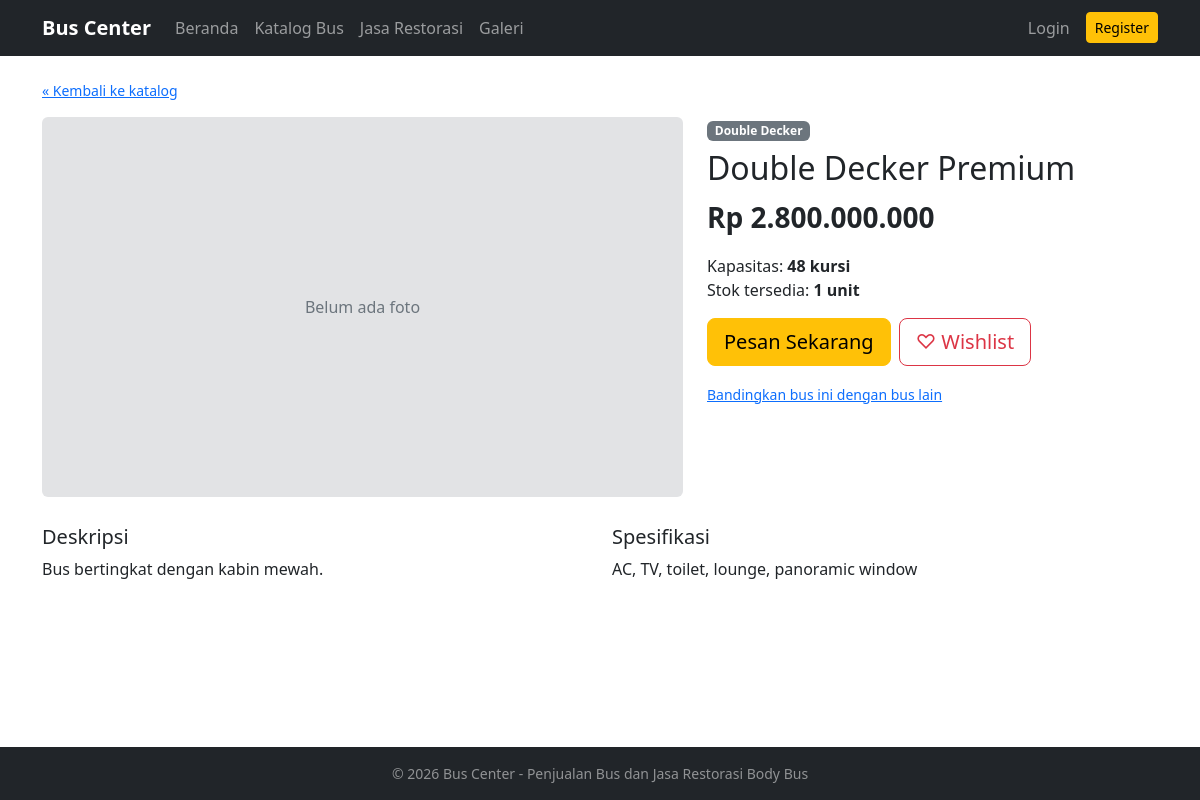
Page /pages/detail.php?id=4 on the committed database.
### tables this page shows
CREATE TABLE bus (
  id            INT AUTO_INCREMENT PRIMARY KEY,
  kategori_id   INT NOT NULL,
  nama          VARCHAR(100) NOT NULL,
  harga         DECIMAL(15,2) NOT NULL,
  kapasitas     INT NOT NULL,                       
  deskripsi     TEXT,
  spesifikasi   TEXT,
  gambar        VARCHAR(255) DEFAULT NULL,          
  stok          INT NOT NULL DEFAULT 0,
  created_at    TIMESTAMP NOT NULL DEFAULT CURRENT_TIMESTAMP,
  FOREIGN KEY (kategori_id) REFERENCES kategori(id)
    ON UPDATE CASCADE ON DELETE RESTRICT
);

CREATE TABLE kategori (
  id             INT AUTO_INCREMENT PRIMARY KEY,
  nama_kategori  VARCHAR(50) NOT NULL UNIQUE
);

### includes/auth_check.php (called while the page is built, shortened)
<?php
require_once __DIR__ . '/../config/database.php';
require_once __DIR__ . '/fungsi.php';
function is_login() {
    return isset($_SESSION['user_id']);
}
function is_admin() {
    return is_login() && $_SESSION['role'] === 'admin';
}

### pages/detail.php (the view, shortened to what this page needs)
<?php
require_once __DIR__ . '/../includes/auth_check.php';
$id = (int)($_GET['id'] ?? 0);
$b = db_row("SELECT b.*, k.nama_kategori FROM bus b JOIN kategori k ON k.id = b.kategori_id WHERE b.id = ?", "i", [$id]);
$foto = [];
$di_wishlist = false;
require_once __DIR__ . '/../includes/header.php';
?>
<nav class="small mb-3"><a href="<?= BASE_URL ?>/pages/katalog.php">&laquo; Kembali ke katalog</a></nav>
<div class="row g-4">
    <div class="col-lg-7">
        <?php if (count($foto) > 1): ?>
            <div id="carouselBus" class="carousel slide">
                <div class="carousel-inner rounded overflow-hidden">
                    <?php foreach ($foto as $i => $f): ?>
                        <div class="carousel-item <?= $i === 0 ? 'active' : '' ?>">
                            <?= tampil_gambar('bus', $f, $b['nama'], 380) ?>
                        </div>
                    <?php endforeach; ?>
                </div>
                <button class="carousel-control-prev" type="button" data-bs-target="#carouselBus" data-bs-slide="prev"><span class="carousel-control-prev-icon"></span></button>
                <button class="carousel-control-next" type="button" data-bs-target="#carouselBus" data-bs-slide="next"><span class="carousel-control-next-icon"></span></button>
            </div>
        <?php else: ?>
            <div class="rounded overflow-hidden"><?= tampil_gambar('bus', $foto[0] ?? null, $b['nama'], 380) ?></div>
        <?php endif; ?>
    </div>
    <div class="col-lg-5">
        <span class="badge text-bg-secondary mb-2"><?= e($b['nama_kategori']) ?></span>
        <h2><?= e($b['nama']) ?></h2>
        <p class="fs-3 fw-bold text-dark"><?= rupiah($b['harga']) ?></p>
        <ul class="list-unstyled">
            <li>Kapasitas: <strong><?= (int)$b['kapasitas'] ?> kursi</strong></li>
            <li>Stok tersedia: <strong><?= (int)$b['stok'] ?> unit</strong></li>
        </ul>
        <div class="d-flex flex-wrap gap-2 mb-3">
            <?php if (is_admin()): ?>
                <span class="text-muted small">Anda login sebagai admin.</span>
            <?php elseif ($b['stok'] > 0): ?>
                <a href="<?= BASE_URL ?>/user/pesan.php?bus_id=<?= $b['id'] ?>" class="btn btn-warning btn-lg">Pesan Sekarang</a>
            <?php else: ?>
                <button class="btn btn-secondary btn-lg" disabled>Stok Habis</button>
            <?php endif; ?>
            <?php if (!is_admin()): ?>
                <form method="POST" action="<?= BASE_URL ?>/user/wishlist.php">
                    <button class="btn btn-lg <?= $di_wishlist ? 'btn-danger' : 'btn-outline-danger' ?>">
                        <?= $di_wishlist ? '&#9829; Di Wishlist' : '&#9825; Wishlist' ?>
                    </button>
                </form>
            <?php endif; ?>
        </div>
        <a href="<?= BASE_URL ?>/pages/bandingkan.php?id[]=<?= $b['id'] ?>" class="small">Bandingkan bus ini dengan bus lain</a>
    </div>
</div>
<div class="row g-4 mt-1">
    <div class="col-md-6">
        <h5>Deskripsi</h5>
        <p><?= nl2br(e($b['deskripsi'])) ?: '<span class="text-muted">-</span>' ?></p>
    </div>
    <div class="col-md-6">
        <h5>Spesifikasi</h5>
        <p><?= nl2br(e($b['spesifikasi'])) ?: '<span class="text-muted">-</span>' ?></p>
    </div>
</div>
<?php require_once __DIR__ . '/../includes/footer.php'; ?>

### rows in the picture
bus: kategori.nama_kategori "Double Decker", nama "Double Decker Premium", harga "Rp 2.800.000.000", kapasitas "48", stok "1", deskripsi "Bus bertingkat dengan kabin mewah.", spesifikasi "AC, TV, toilet, lounge, panoramic window"

### other values in the picture
APP_NAME "Bus Center"
